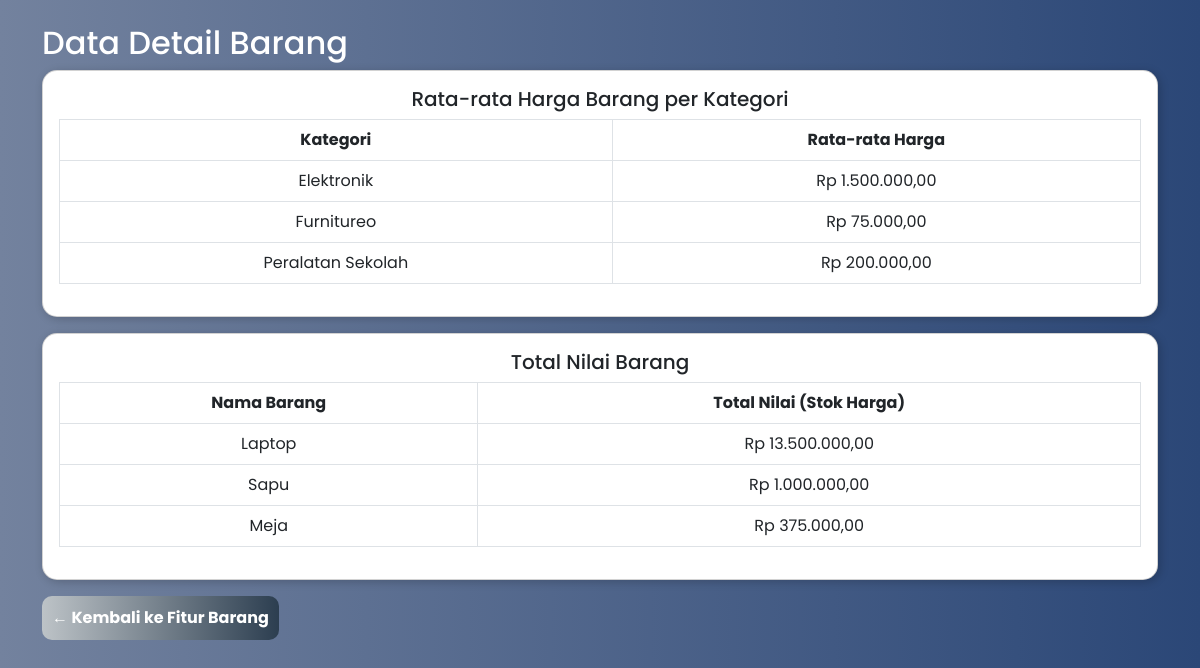
/agregasi_barang.php, run on the app's committed database.
### tables this page shows
CREATE TABLE `barang` (
  `id_barang` int(11) NOT NULL,
  `nama_barang` varchar(100) DEFAULT NULL,
  `harga_barang` decimal(10,2) DEFAULT NULL,
  `Total` int(11) DEFAULT NULL,
  `id_kategori` int(11) DEFAULT NULL,
  `stok_bagus` int(11) NOT NULL,
  `stok_rusak_ringan` int(10) NOT NULL,
  `stok_rusak_berat` int(11) NOT NULL
);

### agregasi_barang.php (the view, shortened to what this page needs)
<?php
include 'koneksi.php';
?>
<!DOCTYPE html>
<html lang="id">
<head>
    <link href="https://cdn.jsdelivr.net/npm/bootstrap@5.3.0/dist/css/bootstrap.min.css" rel="stylesheet">
    <link rel="stylesheet" href="style.css">
</head>
<body>
    <div class="container mt-4">
        <h2>Data Detail Barang</h2>
        <div class="card mb-3">
            <div class="card-body">
                <h5>Rata-rata Harga Barang per Kategori</h5>
                <table class="table table-bordered">
                    <thead>
                        <tr>
                            <th>Kategori</th>
                            <th>Rata-rata Harga</th>
                        </tr>
                    </thead>
                    <tbody>
                        <?php
                        $query = "SELECT k.nama_kategori, AVG(b.harga_barang) AS rata_rata_harga
                                  FROM barang b
                                  JOIN kategori k ON b.id_kategori = k.id_kategori
                                  GROUP BY k.nama_kategori";
                        $result = mysqli_query($conn, $query);
                        while ($row = mysqli_fetch_assoc($result)) {
                            echo "<tr>
                                    <td>{$row['nama_kategori']}</td>
                                    <td>Rp " . number_format($row['rata_rata_harga'], 2, ',', '.') . "</td>
                                  </tr>";
                        }
                        ?>
                    </tbody>
                </table>
            </div>
        </div>
        <div class="card mb-3">
            <div class="card-body">
                <h5>Total Nilai Barang</h5>
                <table class="table table-bordered">
                    <thead>
                        <tr>
                            <th>Nama Barang</th>
                            <th>Total Nilai (Stok Harga)</th>
                        </tr>
                    </thead>
                    <tbody>
                        <?php
                        $query = "SELECT nama_barang,
                                         (stok_bagus + stok_rusak_ringan + stok_rusak_berat) * harga_barang AS total_nilai
                                  FROM barang";
                        $result = mysqli_query($conn, $query);
                        while ($row = mysqli_fetch_assoc($result)) {
                            echo "<tr>
                                    <td>{$row['nama_barang']}</td>
                                    <td>Rp " . number_format($row['total_nilai'], 2, ',', '.') . "</td>
                                  </tr>";
                        }
                        ?>
                    </tbody>
                </table>
            </div>
        </div>
        <a href="barang.php" class="btn btn-secondary">← Kembali ke Fitur Barang</a>
    </div>
</body>
</html>

### style.css (style rules this page uses)
body { font-family: 'Poppins', sans-serif; background: linear-gradient(to right, #73829e, #2b4777); color: #fff; min-height: 100vh; }
.container { margin-top: 30px; }
.card { border-radius: 15px; box-shadow: 2px 2px 10px rgba(0, 0, 0, 0.2); }
.card-body { text-align: center; }
.btn-secondary { background: linear-gradient(to right, #bdc3c7, #2c3e50); border: none; border-radius: 10px; padding: 10px; font-weight: bold; }

### data on the page
barang: nama_barang "Laptop", total_nilai "13.500.000,00"
barang: nama_barang "Sapu", total_nilai "1.000.000,00"
barang: nama_barang "Meja", total_nilai "375.000,00"

### other printed values
$row['nama_kategori'] "Elektronik"
$row['rata_rata_harga'] "1.500.000,00"
$row['nama_kategori'] "Furnitureo"
$row['rata_rata_harga'] "75.000,00"
$row['nama_kategori'] "Peralatan Sekolah"
$row['rata_rata_harga'] "200.000,00"
